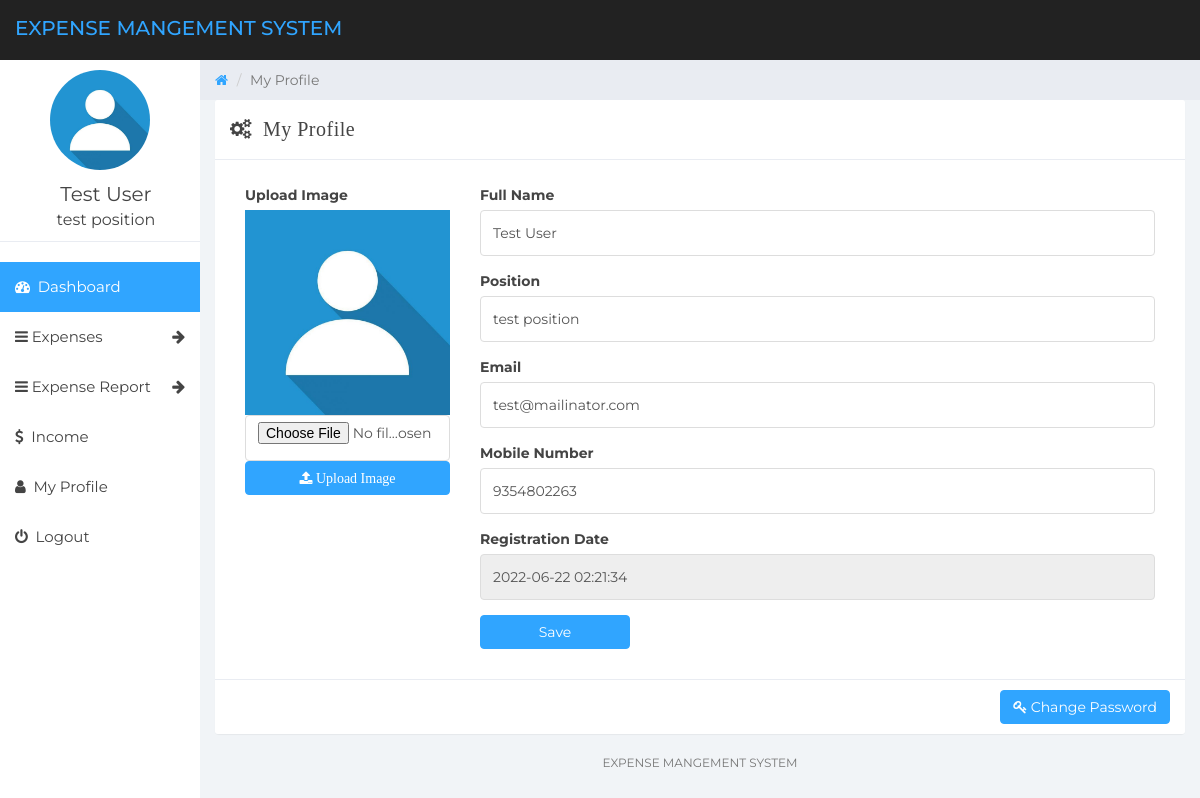
/user-profile.php (signed in), run on the app's committed database.
### tables this page shows
CREATE TABLE `tbluser` (
  `ID` int(10) NOT NULL,
  `FullName` varchar(150) DEFAULT NULL,
  `Email` varchar(200) DEFAULT NULL,
  `MobileNumber` bigint(10) DEFAULT NULL,
  `Password` varchar(200) DEFAULT NULL,
  `RegDate` timestamp NOT NULL DEFAULT current_timestamp(),
  `Position` varchar(200) DEFAULT NULL,
  `Image` blob DEFAULT NULL
);

### user-profile.php (the view, shortened to what this page needs)
<?php
if (strlen($_SESSION['detsuid'] == 0)) {
	header('location:logout.php');
} else {
?>
	<!DOCTYPE html>
	<html>
	<head>
		<link href="css/bootstrap.min.css" rel="stylesheet">
		<link href="css/font-awesome.min.css" rel="stylesheet">
		<link href="css/datepicker3.css" rel="stylesheet">
		<link href="css/styles.css" rel="stylesheet">
	</head>
	<body>
		<?php include_once('includes/header.php'); ?>
		<?php include_once('includes/sidebar.php'); ?>
		<div class="col-sm-9 col-sm-offset-3 col-lg-10 col-lg-offset-2 main">
			<div class="row">
				<ol class="breadcrumb">
					<li><a href="#">
							<em class="fa fa-home"></em>
						</a></li>
					<li class="active">My Profile</li>
				</ol>
			</div>
			<div class="row">
				<div class="col-lg-12">
					<div class="panel panel-default">
						<div class="panel-heading"> <em class="fa fa-cogs">&nbsp; My Profile</em></div>
						<div class="panel-body">
							<div class="col-md-3">
								<div class="form-group">
									<label>Upload Image</label>
									<img src="<?php if ($row['Image']) {
												echo $row['Image'];
                      							} else { echo $noImage; } ?>" class="img-responsive" alt="image" class="responsive">
									<form method="post" enctype="multipart/form-data">
										<input type="file" name="image" value="<?php echo $row['Image']; ?>" class="form-control responsive">
										<button type="submit" name="upload" class="btn btn-primary responsive" ><em class="fa fa-upload"> Upload Image</em></button>
									</form>
								</div>
							</div>
							<div class="col-md-9">
								<form role="form" method="post" action="">
									<div class="form-group">
										<label>Full Name</label>
										<input class="form-control" type="text" value="<?php echo $row['FullName']; ?>" name="fullname" required="true">
									</div>
									<div class="form-group">
										<label>Position</label>
										<input class="form-control" type="text" value="<?php echo $row['Position']; ?>" name="position" required="true">
									</div>
									<div class="form-group">
										<label>Email</label>
										<input type="email" class="form-control" name="email" value="<?php echo $row['Email']; ?>" required="true">
									</div>
									<div class="form-group">
										<label>Mobile Number</label>
										<input class="form-control" type="text" value="<?php echo $row['MobileNumber']; ?>" required="true" name="contactnumber" maxlength="10">
									</div>
									<div class="form-group">
										<label>Registration Date</label>
										<input class="form-control" name="regdate" type="text" value="<?php echo $row['RegDate']; ?>" readonly="true">
									</div>
									<div class="form-group has-success">
										<button type="submit" class="btn btn-primary" style="width: 150px" name="submit">Save</button>
									</div>
								</form>
							</div>
						</div>
						<div class="panel-footer ">
							<div class="row " align="right">
								<div class="col-md-12">
									<a data-toggle="modal" data-target="#changePassword" class="btn btn-primary"><em class="fa fa-key">&nbsp;</em>Change Password</a>
								</div>
							</div>
						</div>
					</div>
				</div>
			</div>
			<?php include_once('includes/footer.php'); ?>
		</div>
	</body>
	</html>
<?php }  ?>

### includes/sidebar.php (shortened to what this page needs)
<?php
include('includes/dbconnection.php');
?>
<div id="sidebar-collapse" class="col-sm-3 col-lg-2 sidebar wrapper">
  <div class="profile-sidebar">
    <?php
    $userid = $_SESSION['detsuid'];
    $query = mysqli_query($con, "select * from tbluser where ID='$userid'");
    $row = mysqli_fetch_array($query);
    $noImage = './assets/images/users/default-profile-picture.jpg';
    ?>
    <div class="profile-userpic">
      <img src="<?php if ($row['Image']) {
												echo $row['Image'];
                      } else { echo $noImage; } ?>" class="img-responsive" alt="image" class="responsive">
    </div>
    <div class="profile-usertitle">
      <div class="profile-usertitle-name"><?php echo $row['FullName']; ?></div>
      <div class="profile-usertitle-position"><?php echo $row['Position']; ?></div>
    </div>
  </div>
  <ul class="nav menu" id="wrapper">
    <li class="active"><a href="dashboard.php"><em class="fa fa-dashboard">&nbsp;</em> Dashboard</a></li>
    <li class="parent "><a data-toggle="collapse" href="#sub-item-1">
        <em class="fa fa-navicon">&nbsp;</em>Expenses <span data-toggle="collapse" href="#sub-item-1" class="icon pull-right"><em class="fa fa-arrow-right"></em></span>
      </a>
    </li>
    <li class="parent "><a data-toggle="collapse" href="#sub-item-2">
        <em class="fa fa-navicon">&nbsp;</em>Expense Report <span data-toggle="collapse" href="#sub-item-1" class="icon pull-right"><em class="fa fa-arrow-right"></em></span>
      </a>
    </li>
    <li><a href="add-income.php"><em class="fa fa-usd">&nbsp;</em> Income</a></li>
    <li><a href="user-profile.php"><em class="fa fa-user">&nbsp;</em> My Profile</a></li>
    <li><a data-toggle="modal" data-target="#logOut"><em class="fa fa-power-off">&nbsp;</em> Logout</a></li>
  </ul>
</div>

### css/styles.css (style rules this page uses)
body { background: #f1f4f7; padding-top: 60px; font-size: 14px; color: #444444; font-family: "Montserrat", "Helvetica Neue", Helvetica, Arial, sans-serif; }
a, a:hover, a:focus { color: #30a5ff; }
input.form-control { border: 1px solid #ddd; box-shadow: none; height: 46px; }
.btn-primary, .btn-primary:hover, .btn-primary:focus, .btn-primary:active, .btn-primary.active, .open > .dropdown-toggle.btn-primary, .btn-primary.disabled, .btn-primary[disabled], fieldset[disabled] .btn-primary, .btn-primary.disabled:hover, .btn-primary[disabled]:hover, fieldset[disabled] .btn-primary:hover, .btn-primary.disabled:focus, .btn-primary[disabled]:focus, fieldset[disabled] .btn-primary:focus, .btn-primary.disabled:active, .btn-primary[disabled]:active, fieldset[disabled] .btn-primary:active, .btn-primary.disabled.active, .btn-primary[disabled].active, fieldset[disabled] .btn-primary.active { background-color: #30a5ff; border-color: #30a5ff; }
.panel { border: 0; }
.panel-heading { font-size: 20px; font-weight: 300; letter-spacing: 0.025em; height: 60px; line-height: 38px; }
.panel-default .panel-heading { background: #fff; border-bottom: 1px solid #e9ecf2; color: #444444; }
.panel-footer { background: #fff; border-top: 1px solid #e9ecf2; }
.sidebar { display: block; padding: 0; display: none; box-shadow: none; background: #fff; }
.sidebar ul { margin: 20px 0px; }
@media (min-width: 768px) { .sidebar { display: block; position: fixed; top: 60px; bottom: 0; left: 0; z-index: 1000; display: block; margin: 0; padding: 0; overflow-x: hidden; overflow-y: auto; } }
.sidebar ul.nav .active a, .sidebar ul.nav li.parent a.active, .sidebar ul.nav .active > a:hover, .sidebar ul.nav li.parent a.active:hover, .sidebar ul.nav .active > a:focus, .sidebar ul.nav li.parent a.active:focus { color: #fff; background-color: #30a5ff; }
.sidebar ul.nav li a { height: 50px; font-size: 15px; line-height: 2em; color: #444444; }
.profile-sidebar { padding: 10px 0; border-bottom: 1px solid #e9ecf2; }
.profile-userpic img { display: block; margin-left: auto; margin-right: auto; width: 50%; border-radius: 9999px !important; }
.profile-usertitle { float: center; text-align: center; margin: 10px 0 0 12px; }
.profile-usertitle-name { font-size: 20px; margin-bottom: 0px; }
.profile-usertitle-position { font-size: 16px; margin-bottom: 0px; }
.breadcrumb { border-radius: 0; padding: 10px 15px 10px 15px; background: #e9ecf2; margin: 0; }
.responsive { width: 100%; height: auto; }

### data on the page
tbluser: FullName "Test User", Position "test position", fullname "Test User", position "test position", email "test@mailinator.com", contactnumber "9354802263", regdate "2022-06-22 02:21:34"
